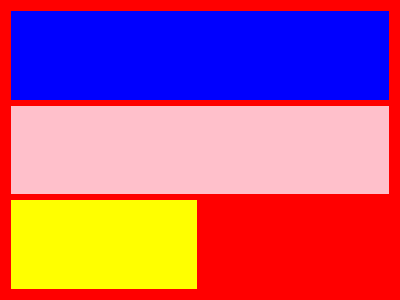
<?xml version="1.0" encoding="UTF-8"?>
<ui version="4.0">
 <class>CharGoGraph</class>
 <widget class="QWidget" name="CharGoGraph">
  <property name="geometry">
   <rect>
    <x>0</x>
    <y>0</y>
    <width>400</width>
    <height>300</height>
   </rect>
  </property>
  <property name="windowTitle">
   <string>Form</string>
  </property>
  <property name="styleSheet">
   <string notr="true">background-color:red;</string>
  </property>
  <layout class="QVBoxLayout" name="verticalLayout_2">
   <item>
    <layout class="QVBoxLayout" name="verticalLayout">
     <item>
      <widget class="ecg" name="widget_3" native="true">
       <property name="styleSheet">
        <string notr="true">background-color:blue;</string>
       </property>
      </widget>
     </item>
     <item>
      <widget class="volumeChart" name="widget_4" native="true">
       <property name="styleSheet">
        <string notr="true">background-color:pink;</string>
       </property>
      </widget>
     </item>
     <item>
      <layout class="QHBoxLayout" name="horizontalLayout">
       <item>
        <widget class="QWidget" name="widget" native="true">
         <property name="styleSheet">
          <string notr="true">background-color:yellow;</string>
         </property>
        </widget>
       </item>
       <item>
        <widget class="QWidget" name="widget_2" native="true"/>
       </item>
      </layout>
     </item>
    </layout>
   </item>
  </layout>
 </widget>
 <customwidgets>
  <customwidget>
   <class>volumeChart</class>
   <extends>QWidget</extends>
   <header>volumechart.h</header>
   <container>1</container>
  </customwidget>
  <customwidget>
   <class>ecg</class>
   <extends>QWidget</extends>
   <header location="global">ecg.h</header>
   <container>1</container>
  </customwidget>
 </customwidgets>
 <resources/>
 <connections/>
</ui>
